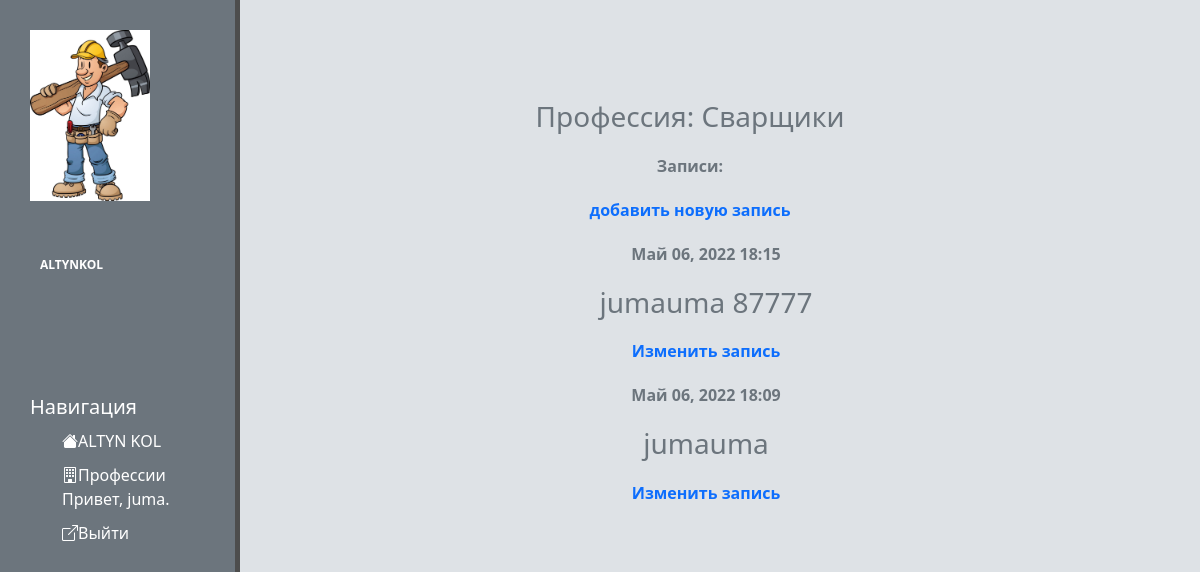
The page /professions/1/ (signed in) on the database its author committed.
### jobs/models.py (models this page shows, shortened)
class Profession(models.Model):
    text = models.CharField(max_length=200)
    date_added = models.DateTimeField(auto_now_add=True)
    def __str__(self):
        return self.text

class Entry(models.Model):
    profession = models.ForeignKey(Profession, on_delete=models.CASCADE)
    text = models.TextField()
    date_added = models.DateTimeField(auto_now_add=True)
    owner = models.ForeignKey(User, on_delete=models.CASCADE)
    class Meta:
        verbose_name_plural = 'entries'

### jobs/views.py (the view)
# urls.py: path('professions/<int:profession_id>/', views.profession, name='profession'),
@login_required
def profession(request, profession_id):
    profession = Profession.objects.get(id=profession_id)
    entries = profession.entry_set.order_by('-date_added')
    context = {'profession': profession, 'entries': entries}
    return render(request, 'jobs/profession.html', context)

### jobs/templates/jobs/profession.html (shortened to what this page needs)
{% extends "jobs/base.html" %}
{% block content %}
<div class="profes">
  <h3>Профессия: {{ profession }}</h3>
  <p>Записи:</p>
<p>
  <a href="{% url 'jobs:new_entry' profession.id %}">добавить новую запись</a>
</p>
  <ul>
    {% for entry in entries %}
      <li>
        <p>{{ entry.date_added|date:'M d, Y H:i' }}</p>
        <h3>{{ entry.text|linebreaks }}</h3>
        <p>
          <a href="{% url 'jobs:edit_entry' entry.id %}">Изменить запись</a>
        </p>
      </li>
    {% empty %}
      <li>
       <h3>По этой профессии пока записей нет.</h3>
      </li>
    {% endfor %}
  </ul>
</div>
{% endblock content %}

### jobs/templates/jobs/base.html (shortened to what this page needs)
{% load static %}
<!doctype html>
<html lang="ru">
<head>
    <link rel="stylesheet" href="https://cdn.jsdelivr.net/npm/bootstrap@5.1.3/dist/css/bootstrap.min.css">
    <link rel="stylesheet" href="https://cdn.jsdelivr.net/npm/bootstrap-icons@1.8.2/font/bootstrap-icons.css">
    <link rel="stylesheet" href="{% static 'jobs/css/icon.css' %}">
</head>
<body>
    <aside>
        <img src="{% static 'jobs/img/builder.jpg' %}" alt="Строитель">
        <span class="Builder">ALTYNKOL</span>
        <h3>Навигация</h3>
        <ul>
            <a href="{% url 'jobs:index' %}"><li><i class="bi bi-house-fill"></i>ALTYN KOL</li></a>
            <a href="{% url 'jobs:professions' %}"><li><i class="bi bi-building"></i>Профессии</li></a>
            {% if user.is_authenticated %}
              Привет, {{ user.username }}.
              <a href="{% url 'users:logout' %}"><li><i class="bi bi-box-arrow-up-right"></i>Выйти</li></a>
            {% else %}
              <a href="{% url 'users:register' %}"><li><i class="bi bi-door-open-fill"></i>Зарегистрироваться</li></a>
              <a href="{% url 'users:login' %}"><li><i class="bi bi-person-bounding-box"></i>Авторизоваться</li></a>
            {% endif %}
        </ul>
    </aside>
    <jobs>
        {% block content %}
        {% endblock content %}
    </jobs>
</body>
</html>

### jobs/templates/jobs/base.html (style rules this page uses)
a { text-decoration: none; }

### jobs/templates/jobs/profession.html (style rules this page uses)
a { text-decoration: none; }

### rows shown on the page
Profession: text "Сварщики"
Entry: date_added "Май 06, 2022 18:15", text "jumauma 87777"
Entry: date_added "Май 06, 2022 18:09", text "jumauma"

### other values the page prints
{{ user.username }} "juma"
